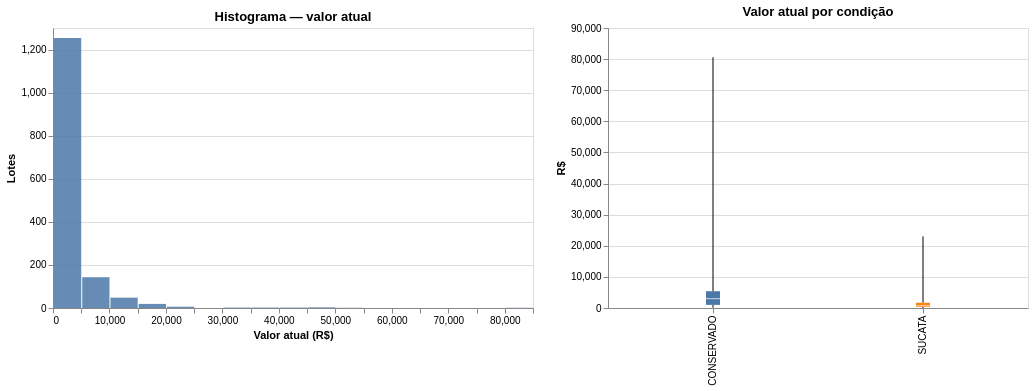

The notebook cell this image was saved under:
### Markdown cell above
## 6. Distribuição de `valor_atual`

### Code cell
hist = (
    alt.Chart(df)
    .mark_bar(opacity=0.85)
    .encode(
        x=alt.X("valor_atual:Q", bin=alt.Bin(maxbins=40), title="Valor atual (R$)"),
        y=alt.Y("count()", title="Lotes"),
        tooltip=[alt.Tooltip("count()", title="Lotes")],
    )
    .properties(width=CHART_W + 60, height=CHART_H, title="Histograma — valor atual")
)

box = (
    alt.Chart(df)
    .mark_boxplot(extent="min-max")
    .encode(
        x=alt.X("condicao:N", title=""),
        y=alt.Y("valor_atual:Q", title="R$"),
        color=alt.Color("condicao:N", legend=None),
    )
    .properties(width=CHART_W, height=CHART_H, title="Valor atual por condição")
)

hist | box

### Figure 1 — Vega-Lite specification as saved in the notebook (floating-point values rounded to 4 significant figures; data arrays with more than 128 entries replaced by an {"elided": "..."} marker saying what was removed)
{"config": {"view": {"continuousWidth": 300, "continuousHeight": 300}}, "hconcat": [{"mark": {"type": "bar", "opacity": 0.85}, "encoding": {"tooltip": [{"aggregate": "count", "title": "Lotes", "type": "quantitative"}], "x": {"bin": {"maxbins": 40}, "field": "valor_atual", "title": "Valor atual (R$)", "type": "quantitative"}, "y": {"aggregate": "count", "title": "Lotes", "type": "quantitative"}}, "height": 280, "title": "Histograma — valor atual", "width": 480}, {"mark": {"type": "boxplot", "extent": "min-max"}, "encoding": {"color": {"field": "condicao", "legend": null, "type": "nominal"}, "x": {"field": "condicao", "title": "", "type": "nominal"}, "y": {"field": "valor_atual", "title": "R$", "type": "quantitative"}}, "height": 280, "title": "Valor atual por condição", "width": 420}], "data": {"name": "data-57fd503fa7d3e6cdcceaa0fcc3c79b1a"}, "$schema": "https://vega.github.io/schema/vega-lite/v6.4.1.json", "datasets": {"data-57fd503fa7d3e6cdcceaa0fcc3c79b1a": {"elided": "1481 records"}}}
